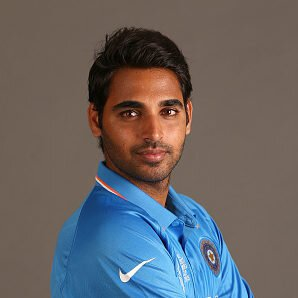
#> input picture images/bhuvneshwar_kumar/1.jpg, 298 x 298 px; its folder holds only this picture in this run
$ python data_preprocessor.py
#> lines starting #> are read from the running program, lines starting #| are printed output that depends on the picture; after the words box and inside, x2 and y2 are one past the last pixel; in counts of white or black regions, pixels touching at a corner belong together
import numpy as np
import cv2
import os

#list of player names
players = ['bhuvneshwar_kumar','dinesh_karthik','hardik_pandya','jasprit_bumrah','k._l._rahul','kedar_jadhav','kuldeep_yadav','mohammed_shami','ms_dhoni','ravindra_jadeja','rohit_sharma','shikhar_dhawan','vijay_shankar','virat_kohli','yuzvendra_chahal']
count = [37,32,40,21,36,37,45,35,46,49,50,40,31,48,29]
path = "./images/"

# We point OpenCV's CascadeClassifier function to where our
# classifier (XML file format) is stored
face_classifier = cv2.CascadeClassifier('haarcascade_frontalface_default.xml')
imagepaths = [os.path.join(path,f) for f in os.listdir(path)]
len(imagepaths)

cnt = 0
for imagepath in imagepaths:
	cnt1 = 0
	imgpaths = [imagepath+'/'+f for f in os.listdir(imagepath)]
	for imgpath in imgpaths:
		print(imgpath," --> read and processed")
		# Load our image then convert it to grayscale
		image = cv2.imread(imgpath)
#> image is the input picture: shape (298, 298, 3); mean B, G, R 101.4, 99.9, 102.7
		gray = cv2.cvtColor(image, cv2.COLOR_BGR2GRAY)
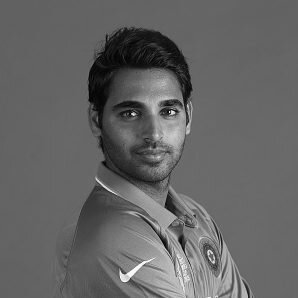
#> gray: shape (298, 298); min 0, max 254, mean 100.9

		# Our classifier returns the ROI of the detected face as a tuple
		# It stores the top left coordinate and the bottom right coordiantes
		faces = face_classifier.detectMultiScale(gray, 1.3, 5)
#> faces = [[94, 69, 112, 112]]

		# When no faces detected, face_classifier returns and empty tuple
		if faces is ():
			print("No faces found")
		# We iterate through our faces array and draw a rectangle
		# over each face in faces
		for (x,y,w,h) in faces:
			cv2.rectangle(image, (x,y), (x+w,y+h), (127,0,255), 2)
			cv2.imwrite("./pp_data/Users." + str(cnt) + '.' + str(cnt1) + ".jpg", gray[y:y+h,x:x+w])
			cnt1 = cnt1 + 1
			cv2.waitKey(0)
#> this loop made 1 pass
#> (x, y, w, h, cnt1) on pass 1: (94, 69, 112, 112, 1)
#> pass 1, `cv2.imwrite("./pp_data/Users." + str(cnt) + '.' + str(cnt1) + ".jpg", ..`:
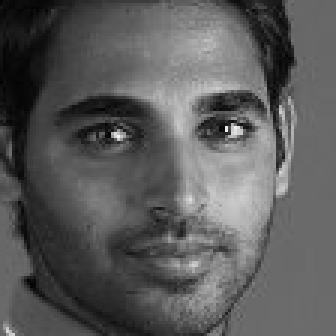
#> saved as Users.0.0.jpg: shape (112, 112) (shown 3 times larger); min 2, max 244, mean 90.7
#> after the loop:
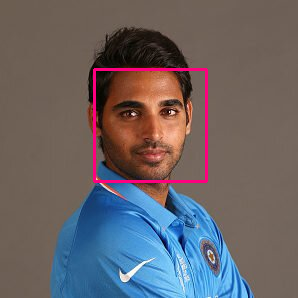
#> image: shape (298, 298, 3); 1.51% of pixels changed, all inside (x1, y1, x2, y2) = (93, 68, 208, 183)
#> after the loop, cnt1 = 1
	cnt = cnt + 1

cv2.destroyAllWindows()

$ run again, on images/bhuvneshwar_kumar/19.jpg
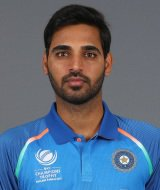
#> input picture images/bhuvneshwar_kumar/19.jpg, 160 x 190 px
#> image is the input picture: shape (190, 160, 3); mean B, G, R 127.9, 107.8, 92
#> faces = [[36, 23, 79, 79]]
#> the loop `for (x,y,w,h) in faces:` made 1 pass
#> (x, y, w, h, cnt1) on pass 1: (36, 23, 79, 79, 1)
#> pass 1, `cv2.imwrite("./pp_data/Users." + str(cnt) + '.' + str(cnt1) + ".jpg", ..`:
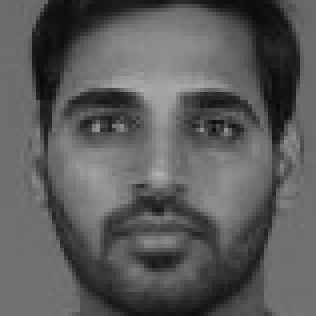
#> saved as Users.0.0.jpg: shape (79, 79) (shown 4 times larger); min 10, max 178, mean 91.1
#> after the loop `for (x,y,w,h) in faces:`:
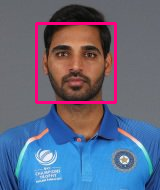
#> image: shape (190, 160, 3); 3.11% of pixels changed, all inside (x1, y1, x2, y2) = (35, 22, 117, 104)
#> after the loop `for (x,y,w,h) in faces:`: cnt1 = 1

$ run again, on images/bhuvneshwar_kumar/10.jpg
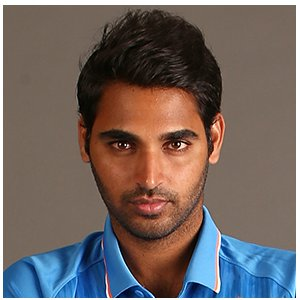
#> input picture images/bhuvneshwar_kumar/10.jpg, 300 x 300 px
#> image is the input picture: shape (300, 300, 3); mean B, G, R 96.7, 100.3, 112.1
#> faces = [[75, 87, 152, 152]]
#> the loop `for (x,y,w,h) in faces:` made 1 pass
#> (x, y, w, h, cnt1) on pass 1: (75, 87, 152, 152, 1)
#> pass 1, `cv2.imwrite("./pp_data/Users." + str(cnt) + '.' + str(cnt1) + ".jpg", ..`:
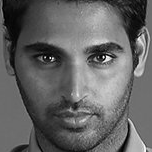
#> saved as Users.0.0.jpg: shape (152, 152); min 0, max 251, mean 99.9
#> after the loop `for (x,y,w,h) in faces:`:
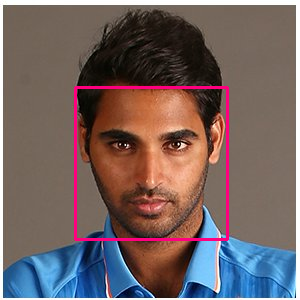
#> image: shape (300, 300, 3); 2.02% of pixels changed, all inside (x1, y1, x2, y2) = (74, 86, 229, 241)
#> after the loop `for (x,y,w,h) in faces:`: cnt1 = 1
